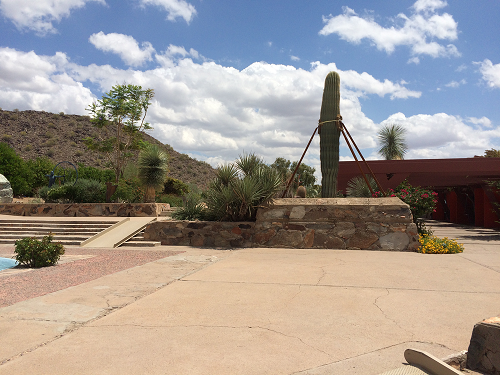
//> input picture 20190911/5_sticher/image/01_left.png, 500 x 375 px, given in place of Sp2_P0_0_C1_lite.png, which was not available
$ ./自适应校正   (built with g++ and OpenCV 4)
//> lines starting //> are read from the running program, lines starting //| are printed output that depends on the picture; pictures that were not available may be replaced by others from this repository, and a replacement may not be noted
#include "opencv2/core/core.hpp"
#include "opencv2/imgproc/imgproc.hpp"
#include "opencv2/calib3d/calib3d.hpp"
#include "opencv2/highgui/highgui.hpp"
#include <iostream>
#include <fstream>

using namespace cv;
using namespace std;

std::string MediaPath= "D:\\dir_git\\DIPHomeWork\\20190909\\data";

Mat eaualizeHist_GO(Mat src);
Mat aheGO(Mat src, int _step = 8);
Mat clheGO(Mat src, int _step = 8);
Mat claheGoWithoutInterpolation(Mat src, int _step = 8);
Mat claheGO(Mat src, int _step = 4);
Mat RGB2HSV(Mat src);

int main(int argc, char * argv[])
{
    //读入灰度图

    const Mat src = imread(MediaPath + "/src/Sp2_P0_0_C1_lite.png", 0);
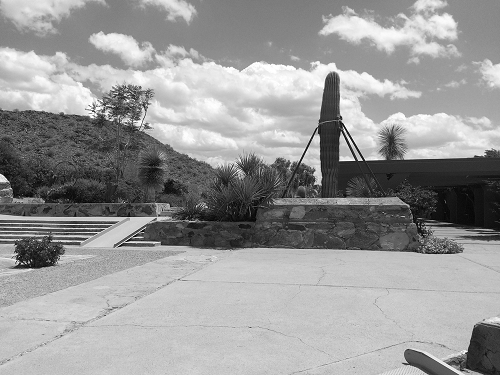
//> src: 375 rows x 500 cols, CV_8UC1; min 0, max 255, mean 152.2
    const Mat cali = imread(MediaPath + "/cali/Sp2_P0_0_C1_lite.png", 0);
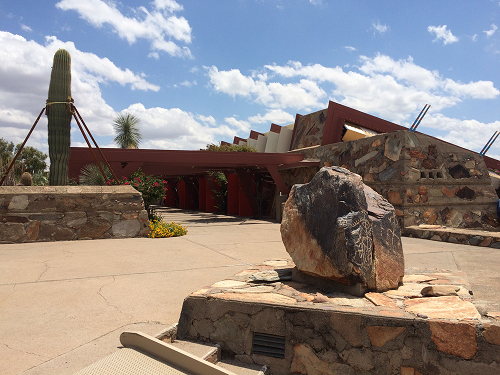
//> input picture 20190911/5_sticher/image/01_right.png, 500 x 375 px, given in place of Sp2_P0_0_C1_lite.png, which was not available
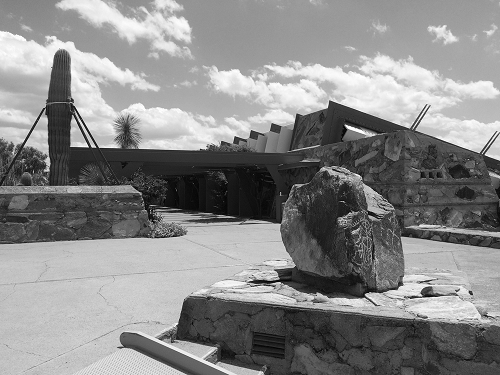
//> cali: 375 rows x 500 cols, CV_8UC1; min 0, max 255, mean 136.6

    cv::namedWindow("原始图像", WINDOW_NORMAL);
    cv::imshow("原始图像",src);

	cv::namedWindow("第一次标定结果", WINDOW_NORMAL);
	cv::imshow("第一次标定结果", cali);

	Mat sub = src - cali;
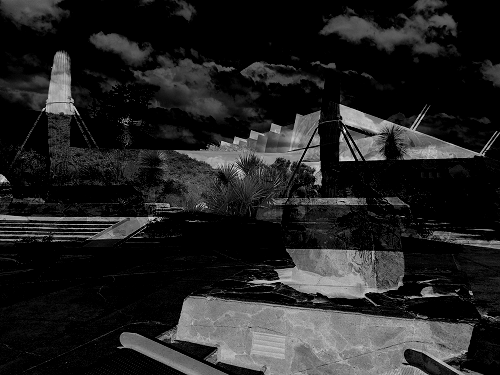
//> sub: 375 rows x 500 cols, CV_8UC1; min 0, max 242, mean 35.3
    cv::namedWindow("SUB0", WINDOW_NORMAL);
    cv::imshow("SUB0", sub);

	sub = cali - src;
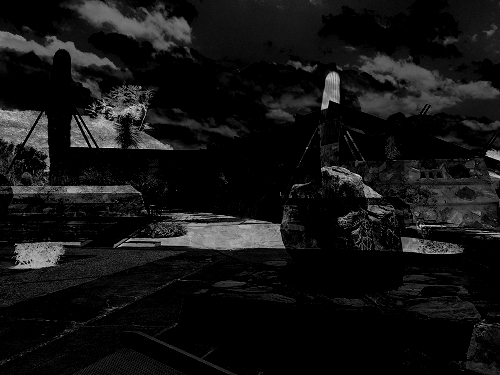
//> sub: 375 rows x 500 cols, CV_8UC1; min 0, max 226, mean 19.7
    cv::namedWindow("SUB1", WINDOW_NORMAL);
    cv::imshow("SUB1", sub);

    Mat clahe;
	clahe = claheGO(src);
//> after the loop in claheGO, `for (int i = 0; i < width; i++)`:
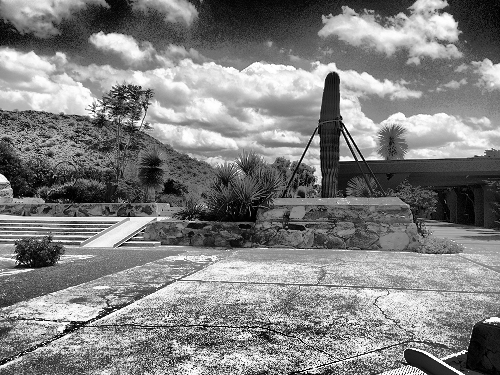
//> CLAHE_GO: 375 rows x 500 cols, CV_8UC1; min 0, max 255, mean 128.9

    cv::namedWindow("CLAHE", WINDOW_NORMAL);
    cv::imshow("CLAHE", clahe);

	sub = src - clahe;
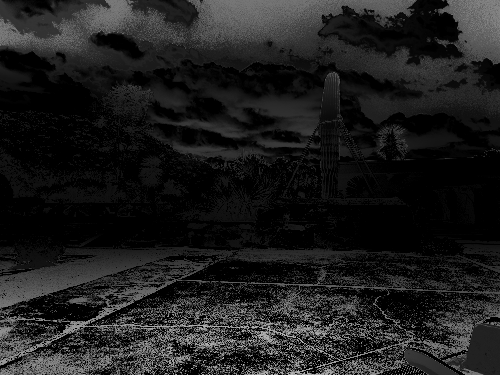
//> sub: 375 rows x 500 cols, CV_8UC1; min 0, max 177, mean 29.5
    cv::namedWindow("SUB3", WINDOW_NORMAL);
    cv::imshow("SUB3", sub);

// [20 lines of commented-out code are left out]

#if 0
    Mat dst = src.clone();
    Mat HT_OpenCV;
    Mat HT_GO;
    Mat AHE_GO;
    Mat CLHE_GO;
    Mat CLAHE_Without_Interpolation;
    Mat CLAHE_OpenCV;
    Mat CLAHE_GO;
    Mat matInter;

    //OpenCV HT方法
    //cv::equalizeHist(src,HT_OpenCV);

    //GO HT方法
    //HT_GO = eaualizeHist_GO(src);

    //GO AHE方法
    AHE_GO = aheGO(src);
	// [15 lines of commented-out code are left out]
	CLAHE_GO = claheGO(src);

	Mat sub = CLAHE_GO - src;
	//Mat kernel = getStructuringElement(MORPH_ELLIPSE, Size(9, 9));	//可以修改卷积核大小来增加腐蚀效果，越大腐蚀越强
	//erode(sub, sub, kernel);

    //结果显示
    namedWindow("原始图像", WINDOW_NORMAL);
    imshow("原始图像",src);
// [8 lines of commented-out code are left out]
    namedWindow("CLAHE", WINDOW_NORMAL);
    imshow("CLAHE",CLAHE_GO);

    namedWindow("SUB", WINDOW_NORMAL);
    imshow("SUB", sub);
#endif

    waitKey();
	destroyAllWindows();

    return 0;
}

// [275 lines left out: functions RGB2HSV, eaualizeHist_GO, aheGO, clheGO, claheGoWithoutInterpolation, not called in this run]

Mat claheGO(Mat src, int _step)
{
	Mat CLAHE_GO = src.clone();
	int block = _step;//pblock
	int width = src.cols;
	int height = src.rows;

	//每个小格子的长和宽
	int width_block = width / block;
	int height_block = height / block;

	//存储各个直方图
	int tmp2[8 * 8][256] = { 0 };
	float C2[8 * 8][256] = { 0.0 };

	//分块
	int total = width_block * height_block;
	for (int i = 0; i < block; i++)
	{
		for (int j = 0; j < block; j++)
		{
			int start_x = i * width_block;
			int end_x = start_x + width_block;
			int start_y = j * height_block;
			int end_y = start_y + height_block;
			int num = i + block * j; //块序号
			//遍历小块,计算直方图
			for (int ii = start_x; ii < end_x; ii++)
			{
				for (int jj = start_y; jj < end_y; jj++)
				{
					int index = src.at<uchar>(jj, ii);
					tmp2[num][index]++;
				}
			}

			//裁剪和增加操作，也就是clahe中的cl部分
			//这里的参数 对应《Gem》上面 fCliplimit  = 4  , uiNrBins  = 255
			int average = width_block * height_block / 255;
			//关于参数如何选择，需要进行讨论。不同的结果进行讨论
			//关于全局的时候，这里的这个cl如何算，需要进行讨论
			int LIMIT = 40 * average;
			int steal = 0;
			for (int k = 0; k < 256; k++)
			{
				if (tmp2[num][k] > LIMIT) {
					steal += tmp2[num][k] - LIMIT;
					tmp2[num][k] = LIMIT;
				}
			}
			int bonus = steal / 256;
			//hand out the steals averagely
			for (int k = 0; k < 256; k++)
			{
				tmp2[num][k] += bonus;
			}

			//计算累积分布直方图
			for (int k = 0; k < 256; k++)
			{
				if (k == 0)
					C2[num][k] = 1.0f * tmp2[num][k] / total;
				else
					C2[num][k] = C2[num][k - 1] + 1.0f * tmp2[num][k] / total;
			}
		}
	}
	//计算变换后的像素值
	//根据像素点的位置，选择不同的计算方法
	for (int i = 0; i < width; i++)
	{
		for (int j = 0; j < height; j++)
		{
			//four coners
			if (i <= width_block / 2 && j <= height_block / 2)
			{
				int num = 0;
				CLAHE_GO.at<uchar>(j, i) = (int)(C2[num][CLAHE_GO.at<uchar>(j, i)] * 255);
			}
			else if (i <= width_block / 2 && j >= ((block - 1)*height_block + height_block / 2)) {
				int num = block * (block - 1);
				CLAHE_GO.at<uchar>(j, i) = (int)(C2[num][CLAHE_GO.at<uchar>(j, i)] * 255);
			}
			else if (i >= ((block - 1)*width_block + width_block / 2) && j <= height_block / 2) {
				int num = block - 1;
				CLAHE_GO.at<uchar>(j, i) = (int)(C2[num][CLAHE_GO.at<uchar>(j, i)] * 255);
			}
			else if (i >= ((block - 1)*width_block + width_block / 2) && j >= ((block - 1)*height_block + height_block / 2)) {
				int num = block * block - 1;
				CLAHE_GO.at<uchar>(j, i) = (int)(C2[num][CLAHE_GO.at<uchar>(j, i)] * 255);
			}
			//four edges except coners
			else if (i <= width_block / 2)
			{
				//线性插值
				int num_i = 0;
				int num_j = (j - height_block / 2) / height_block;
				int num1 = num_j * block + num_i;
				int num2 = num1 + block;
				float p = (j - (num_j*height_block + height_block / 2)) / (1.0f*height_block);
				float q = 1 - p;
				CLAHE_GO.at<uchar>(j, i) = (int)((q*C2[num1][CLAHE_GO.at<uchar>(j, i)] + p * C2[num2][CLAHE_GO.at<uchar>(j, i)]) * 255);
			}
			else if (i >= ((block - 1)*width_block + width_block / 2)) {
				//线性插值
				int num_i = block - 1;
				int num_j = (j - height_block / 2) / height_block;
				int num1 = num_j * block + num_i;
				int num2 = num1 + block;
				float p = (j - (num_j*height_block + height_block / 2)) / (1.0f*height_block);
				float q = 1 - p;
				CLAHE_GO.at<uchar>(j, i) = (int)((q*C2[num1][CLAHE_GO.at<uchar>(j, i)] + p * C2[num2][CLAHE_GO.at<uchar>(j, i)]) * 255);
			}
			else if (j <= height_block / 2) {
				//线性插值
				int num_i = (i - width_block / 2) / width_block;
				int num_j = 0;
				int num1 = num_j * block + num_i;
				int num2 = num1 + 1;
				float p = (i - (num_i*width_block + width_block / 2)) / (1.0f*width_block);
				float q = 1 - p;
				CLAHE_GO.at<uchar>(j, i) = (int)((q*C2[num1][CLAHE_GO.at<uchar>(j, i)] + p * C2[num2][CLAHE_GO.at<uchar>(j, i)]) * 255);
			}
			else if (j >= ((block - 1)*height_block + height_block / 2)) {
				//线性插值
				int num_i = (i - width_block / 2) / width_block;
				int num_j = block - 1;
				int num1 = num_j * block + num_i;
				int num2 = num1 + 1;
				float p = (i - (num_i*width_block + width_block / 2)) / (1.0f*width_block);
				float q = 1 - p;
				CLAHE_GO.at<uchar>(j, i) = (int)((q*C2[num1][CLAHE_GO.at<uchar>(j, i)] + p * C2[num2][CLAHE_GO.at<uchar>(j, i)]) * 255);
			}
			//双线性插值
			else {
				int num_i = (i - width_block / 2) / width_block;
				int num_j = (j - height_block / 2) / height_block;
				int num1 = num_j * block + num_i;
				int num2 = num1 + 1;
				int num3 = num1 + block;
				int num4 = num2 + block;
				float u = (i - (num_i*width_block + width_block / 2)) / (1.0f*width_block);
				float v = (j - (num_j*height_block + height_block / 2)) / (1.0f*height_block);
				CLAHE_GO.at<uchar>(j, i) = (int)((u*v*C2[num4][CLAHE_GO.at<uchar>(j, i)] +
					(1 - v)*(1 - u)*C2[num1][CLAHE_GO.at<uchar>(j, i)] +
					u * (1 - v)*C2[num2][CLAHE_GO.at<uchar>(j, i)] +
					v * (1 - u)*C2[num3][CLAHE_GO.at<uchar>(j, i)]) * 255);
			}
			//最后这步，类似高斯平滑
			CLAHE_GO.at<uchar>(j, i) = CLAHE_GO.at<uchar>(j, i) + (CLAHE_GO.at<uchar>(j, i) << 8) + (CLAHE_GO.at<uchar>(j, i) << 16);
		}
	}
	return CLAHE_GO;
}

// [29 lines left out: function Gray2RGB, not called in this run]
